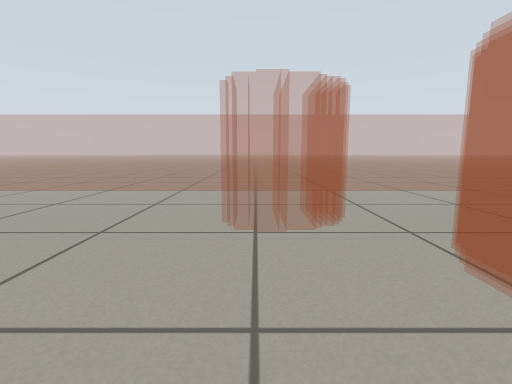
view 1 (above)

12 first-person views from a walk through a Gazebo world. The camera is 0.51 m above the floor, tilts 8° down and sees 85° across. The floor is counted in squares, 0.5 m on a side. Each view is taken from the middle of a square. On the plan, view 1 faces up. The plan holds only what a view shows up to about 11 squares ahead; the rest is blank.

view 2
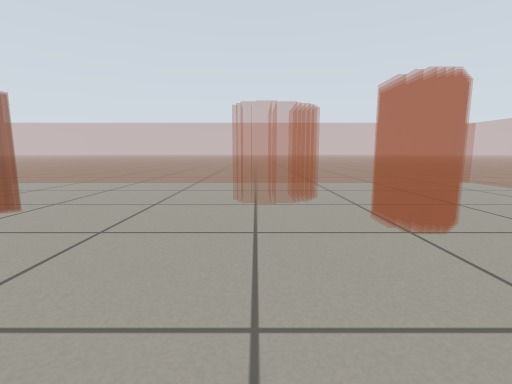

view 3
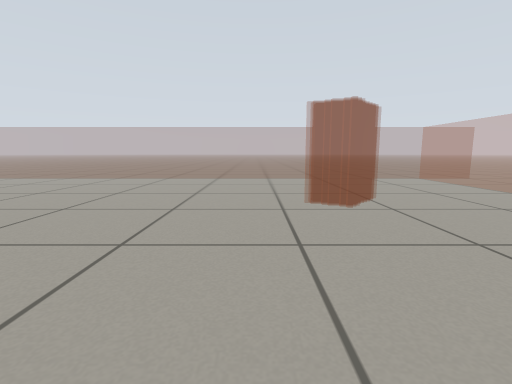

view 4
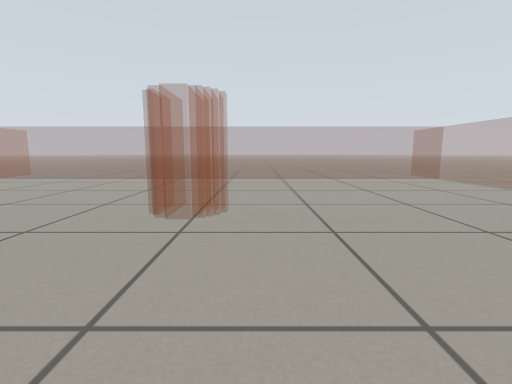

view 5
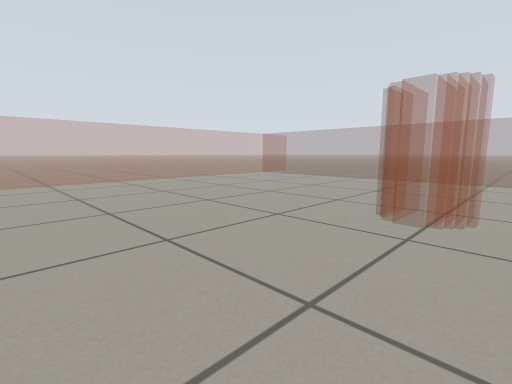

view 6
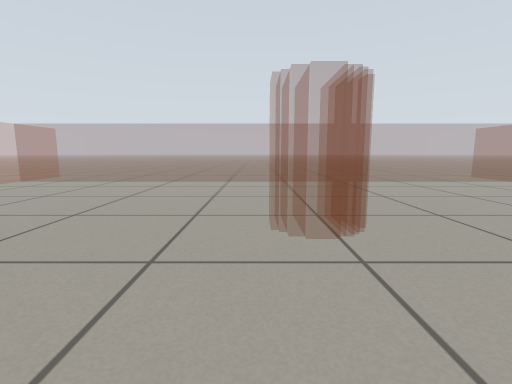

view 7
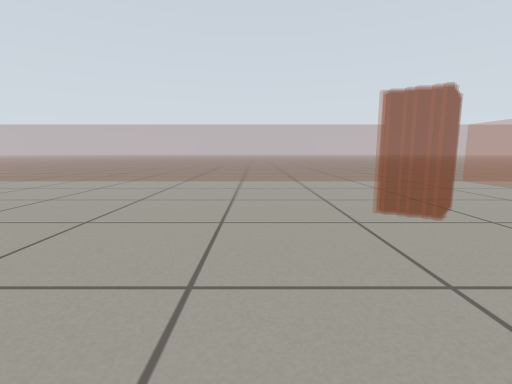

view 8
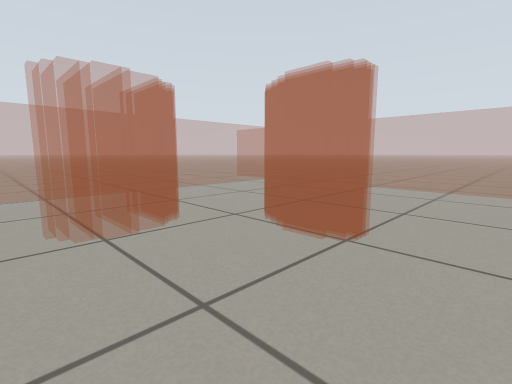

view 9
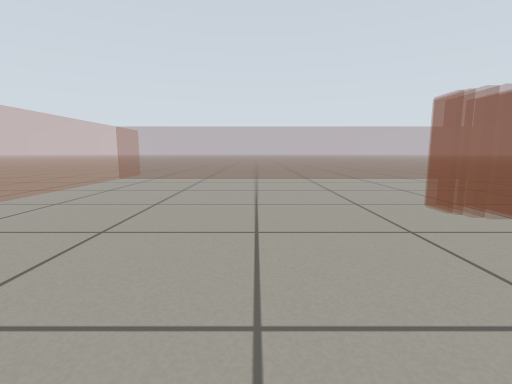

view 10
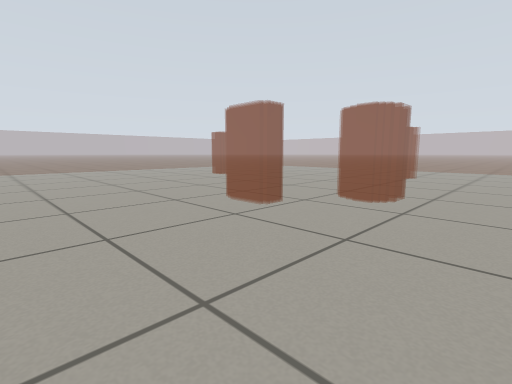

view 11
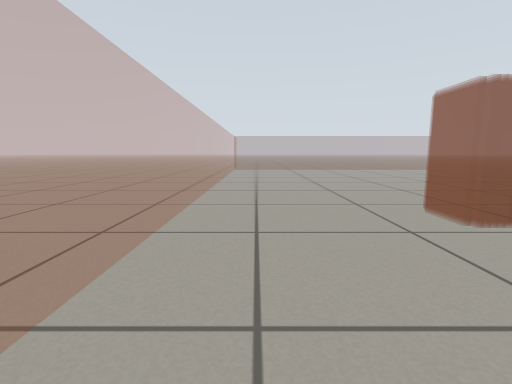

view 12
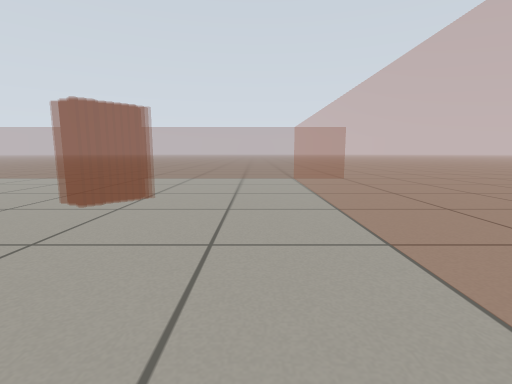

### Floor plan
Key: @ floor where view 1 was taken; . floor; = window, fence, low wall or low ledge.
Columns run from 12 left of view 1 to 9 right of it. Each row starts with its distance up from view 1.
 10  =====================
  9  =====================
  8  =====================
  7  ==.................=
  6  ==.................=
  5  ==.........==......==
  4  ==.........  ......==
  3  ==....= ......=....==
  2  ==....=......==....==
  1  ==.................==
  0  ==.........@.......==
 -1  ==.................==
 -2  ==.................==
 -3  ==.................==
 -4  ==....... .........==
 -5  ==.................
 -6  ==.................=
 -7  ==.................==
 -8  ==.................==
 -9 ===.................==
-10 ======================
-11  =====================
-12           ==

Where each view was taken, in squares from view 1:
view 1: 0 up, 0 right, facing up
view 2: 2 down, 0 right, facing up
view 3: 1 up, 1 right, facing left
view 4: 1 up, 3 left, facing down
view 5: 1 up, 3 left, facing down-right
view 6: 0 up, 1 left, facing down
view 7: 0 up, 0 right, facing left
view 8: 0 up, 1 left, facing up-right
view 9: 1 up, 2 right, facing down
view 10: 7 up, 7 right, facing down-left
view 11: 7 up, 6 right, facing down
view 12: 6 up, 1 right, facing left
